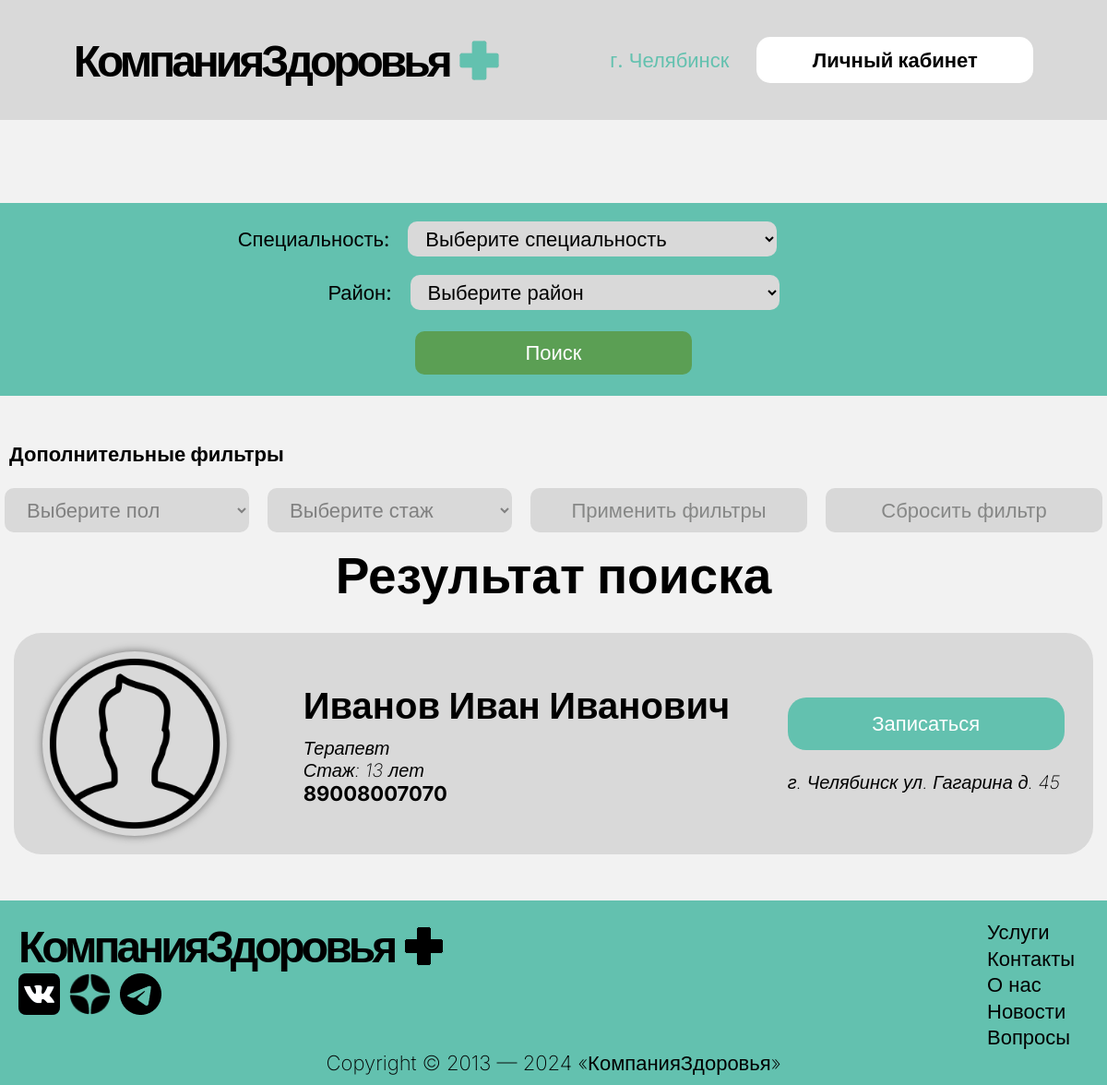
The page /appointments/ on the database as committed earlier.
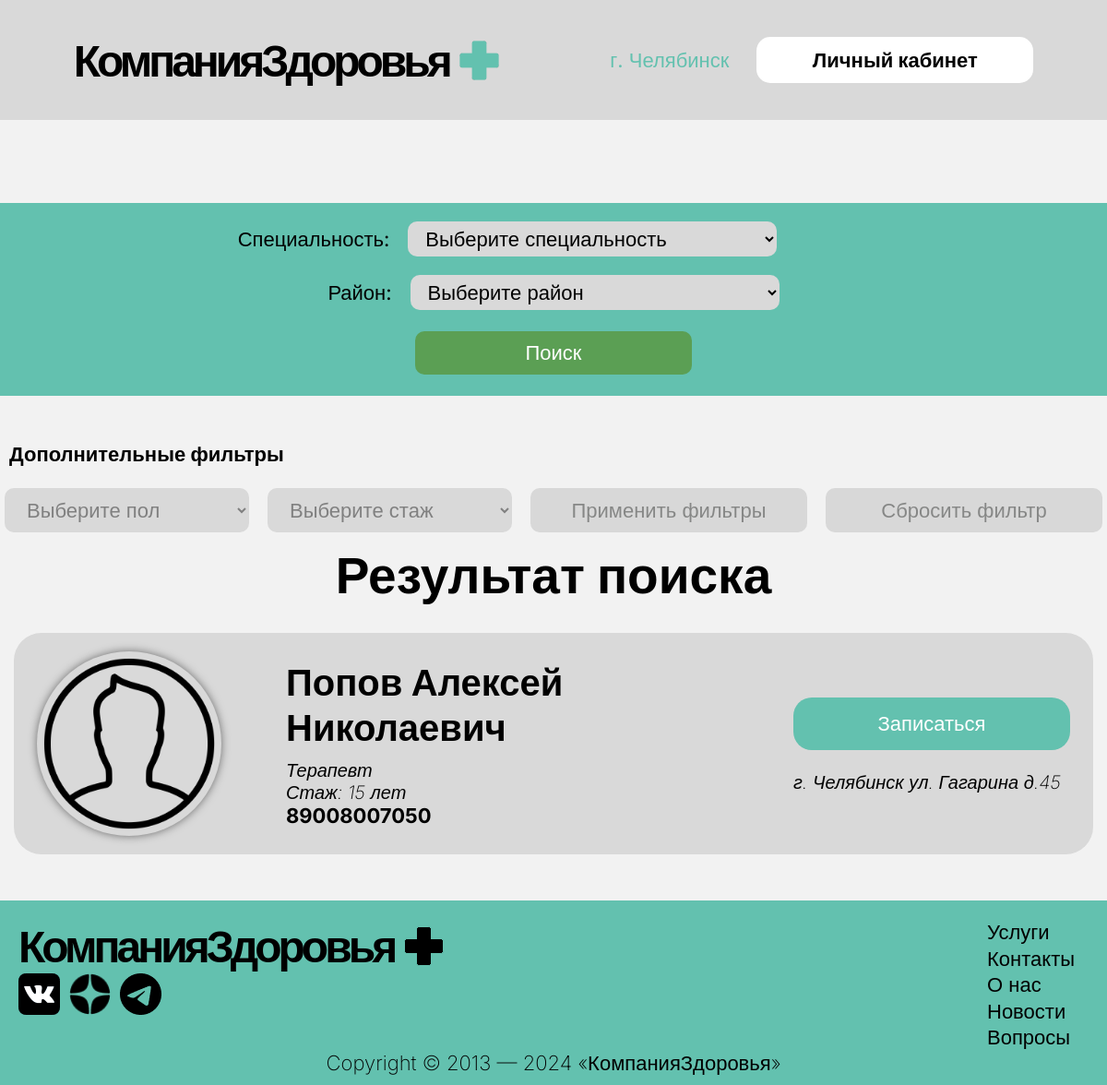
The same page on the database as committed later.
### main/models.py (models this page shows, shortened)
class Doctor(models.Model):
    GENDER_CHOICES = [
        ('M', 'Мужчина'),
        ('F', 'Женщина'),
    ]
    fio = models.CharField('ФИО', max_length=100)
    phone = models.CharField('Номер телефона', max_length=11)
    email = models.CharField('Почта', max_length=100)
    profession = models.CharField('Специальность', max_length=65)
    experience = models.IntegerField('Стаж')
    room = models.CharField('Кабинет', max_length=50)
    area = models.CharField('Район работы', max_length=100)
    adress = models.CharField('Адрес кабинета', max_length=120)
    image = models.ImageField('Изображение профиля', null=True, blank=True, upload_to='images/')
    password = models.CharField('Пароль', max_length=120)
    gender = models.CharField('Пол', max_length=1, choices=GENDER_CHOICES, default='M')
    class Meta:
        verbose_name = "Доктор"
        verbose_name_plural = "Доктора"

### main/views.py (the view, shortened to what this page needs)
# urls.py: path('appointments/', views.appointments_view, name='appointments'),
def appointments_view(request):
    professions = ["Терапевт", "Хирург", "Педиатр", "Офтальмолог", "Кардиолог", "Невролог", "Эндокринолог", "Дерматолог", "Уролог", "Гинеколог", "Отоларинголог (ЛОР)", "Стоматолог", "Психиатр", "Пульмонолог", "Гастроэнтеролог", "Ревматолог", "Онколог", "Травматолог-ортопед", "Фтизиатр", "Инфекционист", "Нефролог", "Гематолог", "Аллерголог-иммунолог", "Венеролог", "Сосудистый хирург", "Ангиолог", "Анестезиолог-реаниматолог", "Маммолог", "Проктолог", "Гепатолог", "Косметолог", "Физиотерапевт", "Логопед", "Дефектолог", "Генетик"]
    districts = ["Центральный", "Калининский", "Курчатовский", "Ленинский", "Металлургический", "Советский", "Тракторозаводский"]
    genders = ['Мужчина', 'Женищина']
    experience_choices = [5, 10, 15, 20, 30]
    patient_id = request.session.get('patient_id')
    doctor_id = request.session.get('doctor_id')
    patient = None
    doctor = None
    if patient_id:
        try:
            patient = Patient.objects.get(id=patient_id)
        except Patient.DoesNotExist:
            patient = None
    if doctor_id:
        try:
            doctor = Doctor.objects.get(id=doctor_id)
        except Doctor.DoesNotExist:
            doctor = None
    search_results = None
    profession = ''
    area = ''  # Изменить название переменной на 'area', а не 'district'
    if profession == '' and area == '':  # Правильная проверка по 'area'
        search_results = Doctor.objects.all()
    return render(request, 'main/appointments.html', {
        'search_results': search_results,
        'profession': profession,
        'district': area,  # Используем 'area' как 'district' в шаблоне
        'patient': patient,
        'doctor': doctor,
        'professions': professions,
        'districts': districts,
        'experience_choices': experience_choices,
        'genders': genders
    })

### main/templates/main/appointments.html (shortened to what this page needs)
<!DOCTYPE html>
<html lang="ru">
<head>
    {% load static %}
    <link rel="stylesheet" href="{% static '/css/main.css' %}">
    <link rel="stylesheet" href="{% static '/css/profile.css' %}">
</head>
<body>
    {% include 'main/header.html' %}
    <main>
        <div class="sub-header">
            <form action="{% url 'appointments' %}" method="post">
                <div class="item-form ml">
                    <label for="profession">Специальность:</label>
                    <select name="profession" id="profession">
                        <option value="">Выберите специальность</option>
                    </select>
                </div>
                <div class="item-form">
                    <label for="district">Район:</label>
                    <select name="district" id="district">
                        <option value="">Выберите район</option>
                    </select>
                </div>
                <button id="record-button" type="submit">Поиск</button>
            </form>
        </div>
        <div class="container filters">
            <h3>Дополнительные фильтры</h3>
            <form action="{% url 'appointments' %}" method="post">
                <select id="gender">
                    <option value="">Выберите пол</option>
                </select>
                <select id="experience">
                    <option value="">Выберите стаж</option>
                </select>
                <button type="submit">Применить фильтры</button>
                <a href="{% url request.resolver_match.url_name %}">
                    <button type="button">Сбросить фильтр</button>
                </a>
            </form>
        </div>
        <div class="result-search">
            <h1>Результат поиска</h1>
            {% if search_results %}
                {% for doctor in search_results %}
                    <div class="one-post-search">
                        <img src="{% if doctor.image %}{{ doctor.image.url }}{% else %}{% static '/img/defalt.png' %}{% endif %}" alt="img-search">
                        <div class="information-search">
                            <h1>{{ doctor.fio }}</h1>
                            <p>{{ doctor.profession }}</p>
                            <p>Стаж: {{ doctor.experience }} лет</p>
                            <h3>{{ doctor.phone }}</h3>
                        </div>
                        <div class="other">
                            <form action="{% url 'make_appointment' doctor.id %}" method="post">
                                <button type="submit" class="search-button">Записаться</button>
                            </form>
                            <p>{{ doctor.adress }}</p>
                        </div>
                    </div>
                {% endfor %}
            {% else %}
                <p>По вашему запросу ничего не найдено.</p>
            {% endif %}
        </div>
    </main>
    {% include 'main/footer.html' %}
</body>
</html>

Rows that differ between the two databases and show on the page:
changed Doctor "Терапевт": fio "Иванов Иван Иванович" → "Попов Алексей Николаевич"; experience "13" → "15"; phone "89008007070" → "89008007050"; adress "г. Челябинск ул. Гагарина д. 45" → "г. Челябинск ул. Гагарина д.45"
